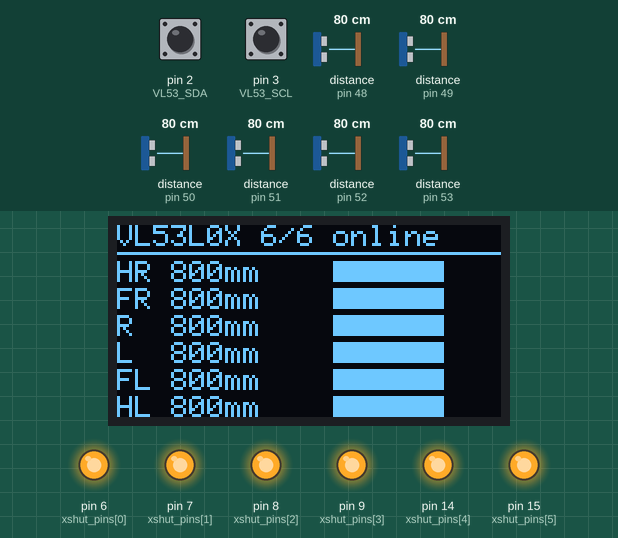
Simulated run of this sketch. Board: Arduino Uno, built for the host (arithmetic inside an expression is 32-bit, double 64-bit). Shown: 128×64 one-colour display, output pins drawn as LEDs (lit = HIGH). The inputs (shaded band) are chosen by the test bench; at power-on: distance to the obstacle (sensors on pin 48, pin 49, pin 50, pin 51, pin 52, pin 53) 80 cm, pin 2 (VL53_SDA) HIGH, pin 3 (VL53_SCL) HIGH. What the sketch prints to the serial monitor is not drawn.

Above: at 3.6 s.
3.7 s: distance to the obstacle (sensor on pin 48) set to 2 cm
At 4.8 s:
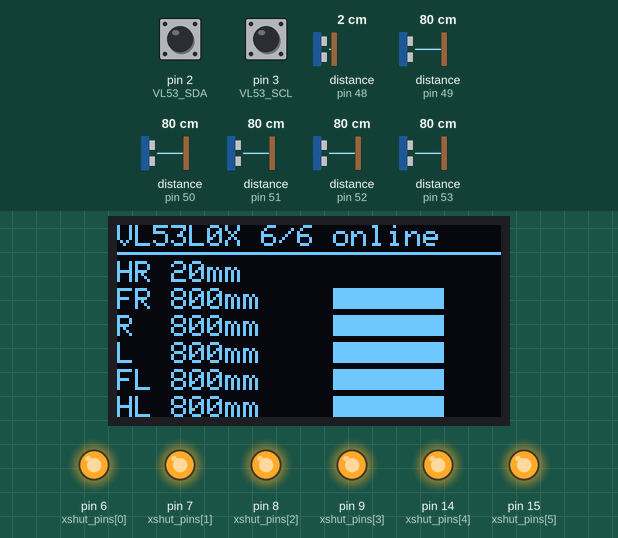
5.4 s: distance to the obstacle (sensor on pin 49) set to 2 cm
At 6.2 s:
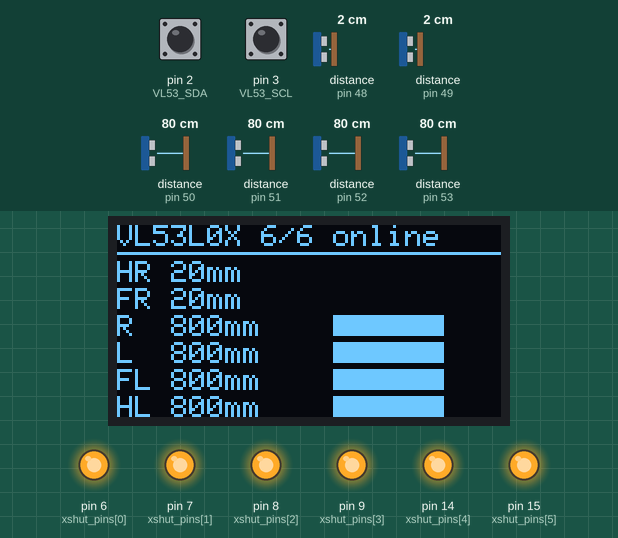
7.2 s: distance to the obstacle (sensor on pin 50) set to 2 cm
At 7.7 s:
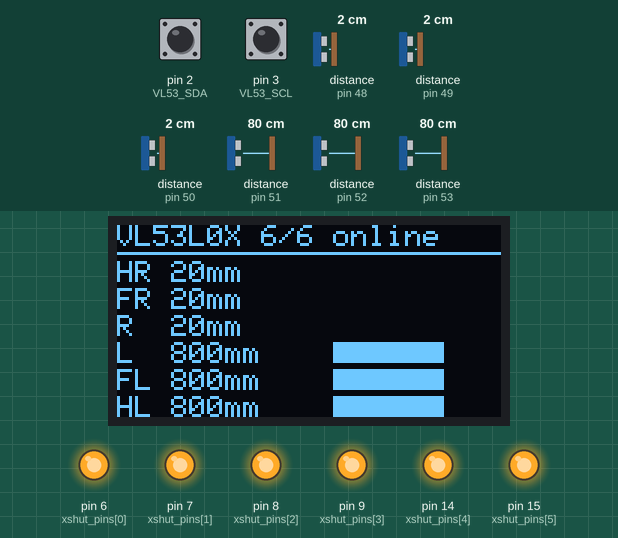
8.8 s: distance to the obstacle (sensor on pin 51) set to 2 cm
At 9.2 s:
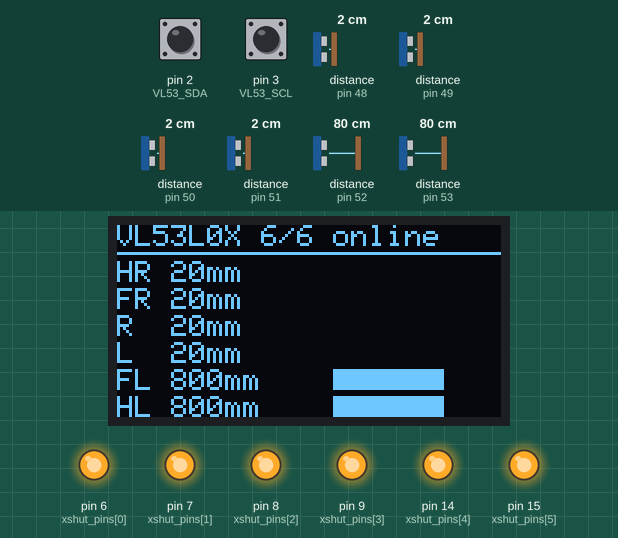
10.4 s: distance to the obstacle (sensor on pin 52) set to 2 cm
At 11.7 s:
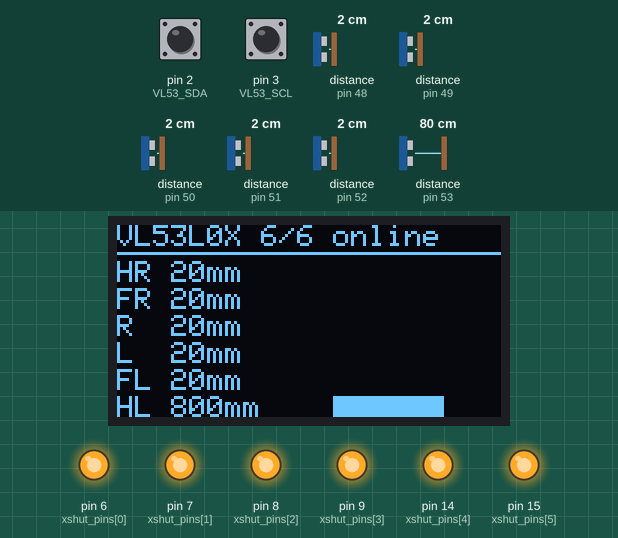
12.0 s: distance to the obstacle (sensor on pin 53) set to 2 cm
At 13.4 s:
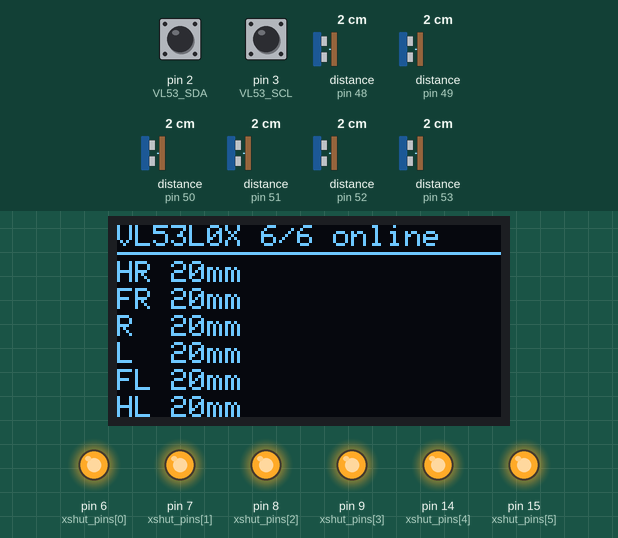
Timing chart, 0 to 14.5 s (numbered marks = the images above; inputs shaded):
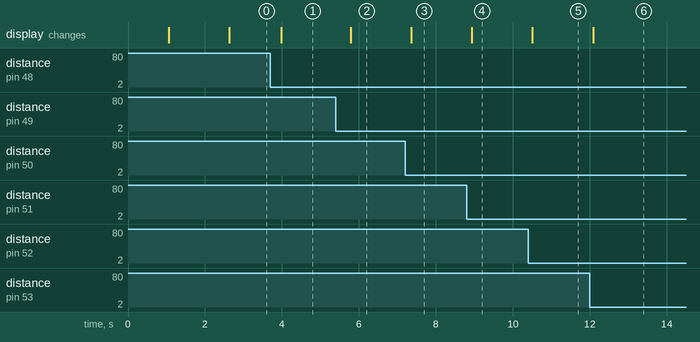

Measured:
- after the input at 3.7 s, the display: changes after 0.28 s (image 1)
- after the input at 5.4 s, the display: changes after 0.38 s (image 2)
- after the input at 7.2 s, the display: changes after 0.16 s (image 3)
- after the input at 8.8 s, the display: changes after 0.13 s (image 4)
- after the input at 10.4 s, the display: changes after 0.11 s (image 5)
- after the input at 12.0 s, the display: changes after 0.08 s (image 6)

The sketch:

sensor_test.ino
```cpp
// VL53L0X Sensor + OLED standalone test for Raspberry Pi Pico 2
//
// OLED SSD1306 128x64:  I2C0 — GP0 (SDA), GP1 (SCL), addr 0x3C
// VL53L0X x6:           I2C1 — GP20 (SDA), GP21 (SCL)
// XSHUT pins:           GP6, GP7, GP8, GP9, GP14, GP15
//
// Shows live distances on OLED + Serial, diagnoses init/read problems

#include <Wire.h>
#include <Adafruit_GFX.h>
#include <Adafruit_SSD1306.h>
#include <Adafruit_VL53L0X.h>

// ─── OLED ────────────────────────────────────────────────────────────────────
#define OLED_SDA    0
#define OLED_SCL    1
#define OLED_ADDR   0x3C
Adafruit_SSD1306 oled(128, 64, &Wire, -1);
bool oled_ok = false;

// ─── VL53L0X ─────────────────────────────────────────────────────────────────
#define VL53_SDA    2
#define VL53_SCL    3
#define VL53_COUNT  6
#define VL53_BASE   0x30

static const uint8_t xshut_pins[VL53_COUNT] = {6, 7, 8, 9, 14, 15};
static const char*   sensor_names[VL53_COUNT] = {"HR", "FR", "R ", "L ", "FL", "HL"};

Adafruit_VL53L0X sensors[VL53_COUNT];
bool     sensor_ok[VL53_COUNT];
uint16_t range_mm[VL53_COUNT];
uint32_t read_count[VL53_COUNT];
uint32_t fail_count[VL53_COUNT];

// ─── I2C1 bus scan ───────────────────────────────────────────────────────────
void i2c1_scan() {
    Serial.println("\n--- I2C1 Scan (VL53L0X bus) ---");
    int found = 0;
    for (uint8_t addr = 1; addr < 127; addr++) {
        Wire1.beginTransmission(addr);
        if (Wire1.endTransmission() == 0) {
            Serial.print("  0x");
            if (addr < 16) Serial.print("0");
            Serial.print(addr, HEX);
            if (addr == 0x29) Serial.print(" <- VL53L0X default");
            if (addr >= VL53_BASE && addr < VL53_BASE + VL53_COUNT) {
                Serial.print(" <- VL53 #");
                Serial.print(addr - VL53_BASE);
            }
            Serial.println();
            found++;
        }
    }
    Serial.print("  Found: "); Serial.println(found);
}

// ─── I2C1 bus recovery ───────────────────────────────────────────────────────
bool i2c1_recover() {
    pinMode(VL53_SDA, INPUT_PULLUP);
    pinMode(VL53_SCL, OUTPUT);
    for (int j = 0; j < 16; j++) {
        digitalWrite(VL53_SCL, LOW);
        delayMicroseconds(5);
        digitalWrite(VL53_SCL, HIGH);
        delayMicroseconds(5);
    }
    pinMode(VL53_SDA, OUTPUT);
    digitalWrite(VL53_SDA, LOW);
    delayMicroseconds(5);
    digitalWrite(VL53_SCL, HIGH);
    delayMicroseconds(5);
    digitalWrite(VL53_SDA, HIGH);
    delayMicroseconds(5);

    pinMode(VL53_SDA, INPUT_PULLUP);
    pinMode(VL53_SCL, INPUT_PULLUP);
    delay(1);
    bool sda = digitalRead(VL53_SDA);
    bool scl = digitalRead(VL53_SCL);
    Serial.print("I2C1 bus: SDA="); Serial.print(sda);
    Serial.print(" SCL="); Serial.println(scl);
    return sda && scl;
}

// ─── Init sensors one by one ─────────────────────────────────────────────────
int init_sensors() {
    // Hold all XSHUT low
    for (int i = 0; i < VL53_COUNT; i++) {
        pinMode(xshut_pins[i], OUTPUT);
        digitalWrite(xshut_pins[i], LOW);
        sensor_ok[i] = false;
        range_mm[i] = 0;
        read_count[i] = 0;
        fail_count[i] = 0;
    }
    delay(10);

    int ok = 0;
    for (int i = 0; i < VL53_COUNT; i++) {
        Serial.print("  #"); Serial.print(i);
        Serial.print(" ("); Serial.print(sensor_names[i]);
        Serial.print(") XSHUT=GP"); Serial.print(xshut_pins[i]);
        Serial.flush();

        // Bring up this sensor (others still held in reset)
        digitalWrite(xshut_pins[i], HIGH);
        delay(50);

        // Init + assign address (like Adafruit example)
        uint8_t addr = VL53_BASE + i;
        Serial.print(" -> 0x"); Serial.print(addr, HEX);
        Serial.print("...");
        Serial.flush();

        if (sensors[i].begin(addr, false, &Wire1)) {
            sensors[i].startRangeContinuous(33);
            sensor_ok[i] = true;
            ok++;
            Serial.println(" OK");
        } else {
            Serial.println(" FAIL");
            // Don't shut down — leave up, maybe address already changed
        }
    }
    return ok;
}

// ─── Draw OLED ───────────────────────────────────────────────────────────────
void draw_oled(int online) {
    oled.clearDisplay();
    oled.setTextColor(SSD1306_WHITE);
    oled.setTextSize(1);

    // Header
    oled.setCursor(0, 0);
    oled.print("VL53L0X ");
    oled.print(online);
    oled.print("/");
    oled.print(VL53_COUNT);
    oled.print(" online");
    oled.drawLine(0, 9, 127, 9, SSD1306_WHITE);

    // Sensor bars + values
    for (int i = 0; i < VL53_COUNT; i++) {
        int y = 12 + i * 9;
        oled.setCursor(0, y);
        oled.print(sensor_names[i]);

        if (!sensor_ok[i]) {
            oled.setCursor(18, y);
            oled.print("--- offline ---");
            continue;
        }

        // Distance value
        oled.setCursor(18, y);
        if (range_mm[i] == 0 || range_mm[i] >= 8190) {
            oled.print("OOR");
        } else {
            oled.print(range_mm[i]);
            oled.print("mm");
        }

        // Bar graph (max 1200mm = full bar)
        if (range_mm[i] > 0 && range_mm[i] < 8190) {
            int bar_w = constrain(range_mm[i], 0, 1200);
            bar_w = map(bar_w, 0, 1200, 0, 56);
            oled.fillRect(72, y, bar_w, 7, SSD1306_WHITE);
        }
    }

    oled.display();
}

void setup() {
    Serial.begin(115200);
    while (!Serial) delay(10);
    delay(1000);

    Serial.println("=== VL53L0X + OLED Sensor Test ===");

    // ─── OLED init ───
    Wire.setSDA(OLED_SDA);
    Wire.setSCL(OLED_SCL);
    Wire.begin();
    Wire.setClock(400000);

    Serial.print("OLED init... ");
    if (oled.begin(SSD1306_SWITCHCAPVCC, OLED_ADDR)) {
        oled_ok = true;
        Serial.println("OK");
        oled.clearDisplay();
        oled.setTextSize(2);
        oled.setTextColor(SSD1306_WHITE);
        oled.setCursor(4, 4);
        oled.print("Sensor");
        oled.setCursor(4, 24);
        oled.print("Test");
        oled.setTextSize(1);
        oled.setCursor(4, 48);
        oled.print("VL53L0X x6 + OLED");
        oled.display();
        delay(1000);
    } else {
        Serial.println("FAIL (continuing without display)");
    }

    // ─── I2C1 bus recovery + init ───
    Serial.println("\nI2C1 bus recovery...");
    if (!i2c1_recover()) {
        Serial.println("ERROR: I2C1 stuck! Check wiring GP20/GP21");
        if (oled_ok) {
            oled.clearDisplay();
            oled.setTextSize(1);
            oled.setTextColor(SSD1306_WHITE);
            oled.setCursor(0, 0);
            oled.print("I2C1 BUS STUCK!");
            oled.setCursor(0, 16);
            oled.print("Check GP20 (SDA)");
            oled.setCursor(0, 26);
            oled.print("Check GP21 (SCL)");
            oled.setCursor(0, 42);
            oled.print("Power cycle sensors");
            oled.display();
        }
        Serial.println("Halted. Fix wiring and reset.");
        while (true) delay(1000);
    }

    Serial.print("Wire1.setSDA/SCL...");
    Serial.flush();
    Wire1.setSDA(VL53_SDA);
    Wire1.setSCL(VL53_SCL);
    Serial.println(" OK");

    Serial.print("Wire1.begin()...");
    Serial.flush();
    Wire1.begin();
    Serial.println(" OK");

    Serial.print("Wire1.setClock...");
    Serial.flush();
    Wire1.setClock(100000);
    Wire1.setTimeout(50);
    Serial.println(" OK");

    Serial.println("\nScanning I2C1 before init...");
    i2c1_scan();

    Serial.println("\nInitializing sensors...");
    int online = init_sensors();
    Serial.print("\nResult: "); Serial.print(online);
    Serial.print("/"); Serial.print(VL53_COUNT); Serial.println(" online");

    Serial.println("\nScanning I2C1 after init...");
    i2c1_scan();

    if (online == 0) {
        Serial.println("\nNo sensors! Check:");
        Serial.println("  - VCC -> 3.3V");
        Serial.println("  - GND -> GND");
        Serial.print("  - SDA -> GP"); Serial.println(VL53_SDA);
        Serial.print("  - SCL -> GP"); Serial.println(VL53_SCL);
        Serial.println("  - XSHUT wiring (GP6,7,8,9,14,15)");
    }

    Serial.println("\n--- Live readings (every 100ms) ---");
    Serial.print("     ");
    for (int i = 0; i < VL53_COUNT; i++) {
        Serial.print(sensor_names[i]); Serial.print("\t");
    }
    Serial.println();
}

void loop() {
    // Read all sensors
    int online = 0;
    for (int i = 0; i < VL53_COUNT; i++) {
        if (!sensor_ok[i]) continue;
        online++;

        if (sensors[i].isRangeComplete()) {
            uint16_t mm = sensors[i].readRangeResult();
            read_count[i]++;
            if (mm < 8190) {
                range_mm[i] = mm;
            } else {
                fail_count[i]++;
            }
        }
    }

    // Serial output
    static unsigned long last_serial = 0;
    if (millis() - last_serial >= 200) {
        last_serial = millis();
        Serial.print("["); Serial.print(millis() / 1000); Serial.print("s] ");
        for (int i = 0; i < VL53_COUNT; i++) {
            if (!sensor_ok[i]) {
                Serial.print("---\t");
            } else if (range_mm[i] == 0 || range_mm[i] >= 8190) {
                Serial.print("OOR\t");
            } else {
                Serial.print(range_mm[i]); Serial.print("mm\t");
            }
        }
        // Stats for first online sensor
        for (int i = 0; i < VL53_COUNT; i++) {
            if (sensor_ok[i]) {
                Serial.print(" (rd="); Serial.print(read_count[i]);
                Serial.print(" err="); Serial.print(fail_count[i]);
                Serial.print(")");
                break;
            }
        }
        Serial.println();
    }

    // OLED update
    static unsigned long last_oled = 0;
    if (oled_ok && millis() - last_oled >= 120) {
        last_oled = millis();
        draw_oled(online);
    }
}
```
